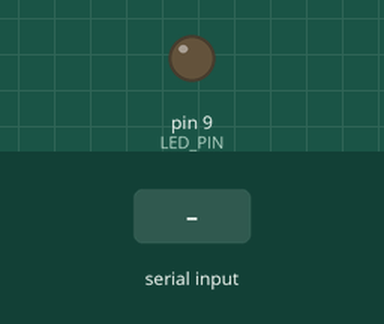
Simulated run of this sketch. Board: Arduino Uno, built with avr-gcc and run on an emulated ATmega328P. Shown: output pins drawn as LEDs (lit = HIGH). The inputs (shaded band) are chosen by the test bench.

Above: at 1.2 s.
1.3 s: "p" received over Serial
At 1.6 s:
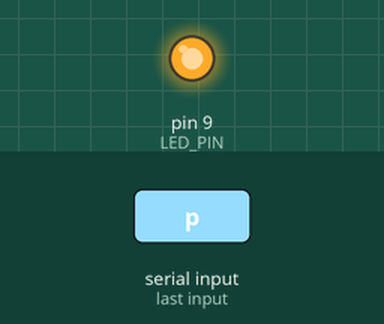
Timing chart, 0 to 7.8 s (numbered marks = the images above; inputs shaded):
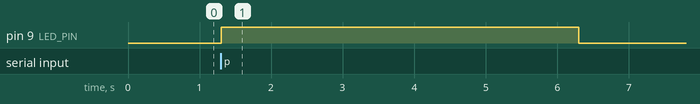

The sketch:

alarm.ino
```cpp
const int LED_PIN = 9;
// #include <SoftwareSerial.h>

// SoftwareSerial portOne(3, 4);
int d=0;

void setup() {
  // put your setup code here, to run once:
  pinMode(LED_PIN, OUTPUT);
  Serial.begin(9600);


}

void loop() {
  // put your main code here, to run repeatedly:
  // if(Serial.available() > 0) {
    int d = Serial.read();

    if(d == 'p') {
      digitalWrite(LED_PIN, HIGH);
      delay(5000);
    }
    else {
      digitalWrite(LED_PIN, LOW);
      // delay(2000);
    }
  // }
  // digitalWrite(LED_PIN, HIGH);
  // digitalWrite(LED_PIN, LOW);
  // delay(2000);
}
```

Measured:
- after the input at 1.3 s, pin 9 (LED_PIN): LOW → HIGH at once, → LOW 5.0 s later
